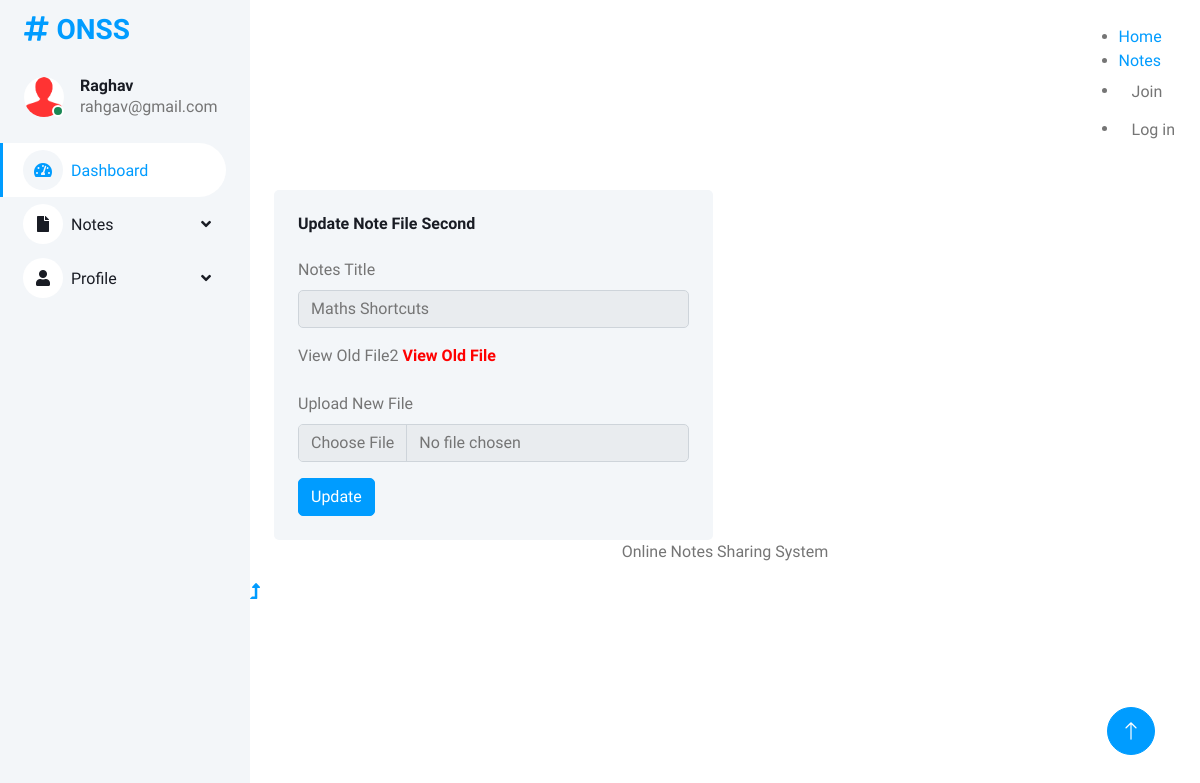
/users/changefile2.php?editid=1 (signed in), run on the app's committed database.
### tables this page shows
CREATE TABLE `tbluser` (
  `ID` int(5) NOT NULL,
  `FullName` varchar(250) DEFAULT NULL,
  `MobileNumber` bigint(10) DEFAULT NULL,
  `Email` varchar(250) DEFAULT NULL,
  `Password` varchar(250) DEFAULT NULL,
  `RegDate` timestamp NULL DEFAULT current_timestamp()
);

CREATE TABLE `tblnotes` (
  `ID` int(5) NOT NULL,
  `UserID` int(5) DEFAULT NULL,
  `Subject` varchar(250) DEFAULT NULL,
  `NotesTitle` varchar(250) DEFAULT NULL,
  `NotesDecription` longtext DEFAULT NULL,
  `File1` varchar(250) DEFAULT NULL,
  `File2` varchar(250) DEFAULT NULL,
  `File3` varchar(255) DEFAULT NULL,
  `File4` varchar(250) DEFAULT NULL,
  `CreationDate` timestamp NULL DEFAULT current_timestamp(),
  `UpdationDate` timestamp NULL DEFAULT NULL ON UPDATE current_timestamp()
);

### users/changefile2.php (the view, shortened to what this page needs)
<?php
include('includes/dbconnection.php');
if (strlen($_SESSION['ocasuid']==0)) {
  header('location:logout.php');
  } else{
?>
<!DOCTYPE html>
<html lang="en">
<head>
    <link href="https://cdnjs.cloudflare.com/ajax/libs/font-awesome/5.10.0/css/all.min.css" rel="stylesheet">
    <link href="https://cdn.jsdelivr.net/npm/bootstrap-icons@1.4.1/font/bootstrap-icons.css" rel="stylesheet">
    <link href="lib/owlcarousel/assets/owl.carousel.min.css" rel="stylesheet">
    <link href="lib/tempusdominus/css/tempusdominus-bootstrap-4.min.css" rel="stylesheet" />
    <link href="css/bootstrap.min.css" rel="stylesheet">
    <link href="css/style.css" rel="stylesheet">
</head>
<body>
    <div class="container-fluid position-relative bg-white d-flex p-0">
<?php include_once('includes/sidebar.php');?>
        <div class="content">
         <?php include_once('includes/header.php');?>
            <div class="container-fluid pt-4 px-4">
                <div class="row g-4">
                    <div class="col-sm-12 col-xl-6">
                        <div class="bg-light rounded h-100 p-4">
                            <h6 class="mb-4">Update Note File Second</h6>
                            <form method="post" enctype="multipart/form-data">
                                <?php
                                $eid=$_GET['editid'];
$sql="SELECT * from tblnotes where tblnotes.ID=:eid";
$query = $dbh -> prepare($sql);
$query->bindParam(':eid',$eid,PDO::PARAM_STR);
$query->execute();
$results=$query->fetchAll(PDO::FETCH_OBJ);
$cnt=1;
if($query->rowCount() > 0)
{
foreach($results as $row)
{               ?>
                                  <div class="mb-3">
                                    <label for="exampleInputEmail2" class="form-label">Notes Title</label>
                                    <input type="text" class="form-control"  name="notestitle" value="<?php  echo htmlentities($row->NotesTitle);?>" readonly='true'>
                                </div>
                                <div class="mb-3">
                                    <label for="exampleInputEmail2" class="form-label">View Old File2</label>
                                   <a href="folder2/<?php echo $row->File2;?>" width="100" height="100" target="_blank"> <strong style="color: red">View Old File</strong></a>
                                </div>
                                <div class="mb-3">
                                    <label for="exampleInputEmail2" class="form-label">Upload New File</label>
                                   <input type="file" class="form-control"  name="file2" value="" required='true'>
                                </div>
                                <?php $cnt=$cnt+1;}} ?>
                                <button type="submit" name="submit" class="btn btn-primary">Update</button>
                            </form>
                        </div>
                    </div>
                </div>
            </div>
             <?php include_once('includes/footer.php');?>
        </div>
       <?php include_once('includes/back-totop.php');?>
    </div>
</body>
</html><?php }  ?>

### users/css/include/sidebar.php (shortened to what this page needs)
        <div class="sidebar pe-4 pb-3">
            <nav class="navbar bg-light navbar-light">
                <a href="dashboard.php" class="navbar-brand mx-4 mb-3">
                    <h3 class="text-primary"><i class="fa fa-hashtag me-2"></i>ONSS</h3>
                </a>
                <div class="d-flex align-items-center ms-4 mb-4">
                    <div class="position-relative">
                        <img class="rounded-circle" src="img/user.jpg" alt="" style="width: 40px; height: 40px;">
                        <div class="bg-success rounded-circle border border-2 border-white position-absolute end-0 bottom-0 p-1"></div>
                    </div>
                    <div class="ms-3">
                        <?php
$uid=$_SESSION['ocasuid'];
$sql="SELECT * from  tbluser where ID=:uid";
$query = $dbh -> prepare($sql);
$query->bindParam(':uid',$uid,PDO::PARAM_STR);
$query->execute();
$results=$query->fetchAll(PDO::FETCH_OBJ);
$cnt=1;
if($query->rowCount() > 0)
{
foreach($results as $row)
{               ?>
                        <h6 class="mb-0"><?php  echo $row->FullName;?></h6>
                        <span><?php  echo $row->Email;?></span><?php $cnt=$cnt+1;}} ?>
                    </div>
                </div>
                <div class="navbar-nav w-100">
                    <a href="dashboard.php" class="nav-item nav-link active"><i class="fa fa-tachometer-alt me-2"></i>Dashboard</a>
                    <div class="nav-item dropdown">
                        <a href="#" class="nav-link dropdown-toggle" data-bs-toggle="dropdown"><i class="fa fa-file me-2"></i>Notes</a>
                    </div>
  <div class="nav-item dropdown">
                        <a href="#" class="nav-link dropdown-toggle" data-bs-toggle="dropdown"><i class="fa fa-user me-2"></i>Profile</a>
                    </div>
                </div>
            </nav>
        </div>

### users/css/style.css (style rules this page uses)
:root { --primary: #009CFF; --light: #F3F6F9; --dark: #191C24; }
.btn { transition: .5s; }
.btn.btn-primary { color: #FFFFFF; }
.sidebar { position: fixed; top: 0; left: 0; bottom: 0; width: 250px; height: 100vh; overflow-y: auto; background: var(--light); transition: 0.5s; z-index: 999; }
.content { margin-left: 250px; min-height: 100vh; background: #FFFFFF; transition: 0.5s; }
@media (min-width: 992px) { .sidebar { margin-left: 0; } }
@media (min-width: 992px) { .content { width: calc(100% - 250px); } }
.sidebar .navbar .navbar-nav .nav-link { padding: 7px 20px; color: var(--dark); font-weight: 500; border-left: 3px solid var(--light); border-radius: 0 30px 30px 0; outline: none; }
.sidebar .navbar .navbar-nav .nav-link:hover, .sidebar .navbar .navbar-nav .nav-link.active { color: var(--primary); background: #FFFFFF; border-color: var(--primary); }
.sidebar .navbar .navbar-nav .nav-link i { width: 40px; height: 40px; display: inline-flex; align-items: center; justify-content: center; background: #FFFFFF; border-radius: 40px; }
.sidebar .navbar .navbar-nav .nav-link:hover i, .sidebar .navbar .navbar-nav .nav-link.active i { background: var(--light); }
.sidebar .navbar .dropdown-toggle::after { position: absolute; top: 15px; right: 15px; border: none; content: "\f107"; font-family: "Font Awesome 5 Free"; font-weight: 900; transition: .5s; }

### data on the page
tbluser: FullName "Raghav", Email "rahgav@gmail.com"
tblnotes: notestitle "Maths Shortcuts"
